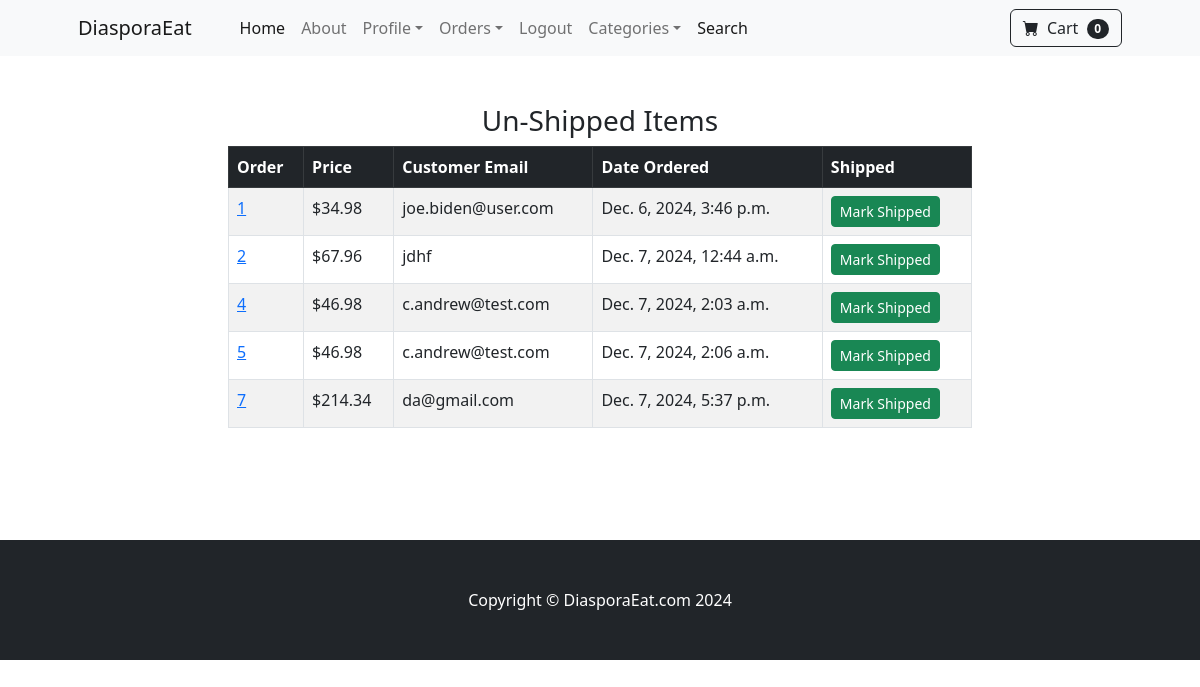
Page /payment/not_shipped_dash (signed in) on the committed database.
### payment/models.py (models this page shows, shortened)
class Order(models.Model):
	user = models.ForeignKey(User, on_delete=models.CASCADE, null=True, blank=True)
	full_name = models.CharField(max_length=250)
	email = models.EmailField(max_length=250)
	shipping_address = models.TextField(max_length=15000)
	amount_paid = models.DecimalField(max_digits=7, decimal_places=2)
	date_ordered = models.DateTimeField(auto_now_add=True)
	shipped = models.BooleanField(default=False)
	date_shipped = models.DateTimeField(blank=True, null=True)

### payment/views.py (the view, shortened to what this page needs)
# urls.py: path('not_shipped_dash', views.not_shipped_dash, name='not_shipped_dash'),
def not_shipped_dash(request):
	if request.user.is_authenticated and request.user.is_superuser:
		orders = Order.objects.filter(shipped=False)
		return render(request, "payment/not_shipped_dash.html", {"orders":orders})
	else:
		messages.success(request, "Access Denied")
		return redirect('home')

### cart/cart.py (called while the page is built)
    def __len__(self):
        return sum(self.cart.values())

### cart/context_processors.py (called while the page is built)
def cart(request):
    return {'cart': Cart(request)}

### payment/templates/payment/not_shipped_dash.html (shortened to what this page needs)
{% extends 'base.html' %} {% block content %}
<div class="container">
  <div class="row">
    <center>
      <div class="col-8">
        <br /><br />
        <h3>Un-Shipped Items</h3>
        <table class="table table-striped table-hover table-bordered">
          <thead class="table-dark">
            <tr>
              <th scope="col">Order</th>
              <th scope="col">Price</th>
              <th scope="col">Customer Email</th>
              <th scope="col">Date Ordered</th>
              <th scope="col">Shipped</th>
            </tr>
          </thead>
          <tbody>
            {% for item in orders %}
            <tr>
              <td><a href="{% url 'orders' item.id %}">{{ item.id }}</a></td>
              <td>${{ item.amount_paid }}</td>
              <td>{{ item.email }}</td>
              <td>{{ item.date_ordered }}</td>
              <td>
                <form method="POST">
                  <button type="Submit" class="btn btn-success btn-sm">
                    Mark Shipped
                  </button>
                </form>
              </td>
            </tr>
            {% endfor %}
          </tbody>
        </table>
        <br /><br />
        <br /><br />
      </div>
    </center>
  </div>
</div>
{% endblock %}

### rows in the picture
Order: id "1", amount_paid "34.98", email "joe.biden@user.com", date_ordered "Dec. 6, 2024, 3:46 p.m."
Order: id "2", amount_paid "67.96", email "jdhf", date_ordered "Dec. 7, 2024, 12:44 a.m."
Order: id "4", amount_paid "46.98", email "c.andrew@test.com", date_ordered "Dec. 7, 2024, 2:03 a.m."
Order: id "5", amount_paid "46.98", email "c.andrew@test.com", date_ordered "Dec. 7, 2024, 2:06 a.m."
Order: id "7", amount_paid "214.34", email "da@gmail.com", date_ordered "Dec. 7, 2024, 5:37 p.m."

### other values in the picture
{{ cart|length }} "0"
